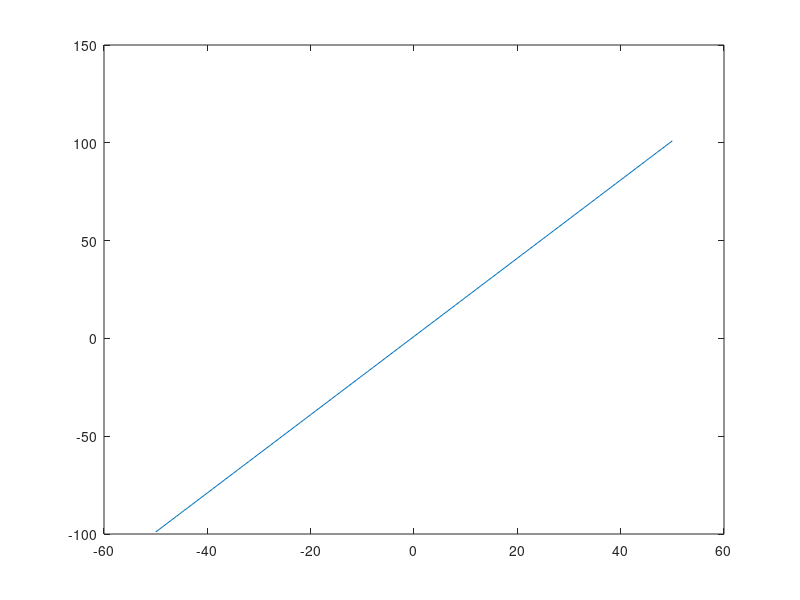

The MATLAB script that drew this image:
% Ocatve Script
% Title                :Otro tipo de funciones 
% Description          :Script para identificar otro tipo de funciones 
% Author               :Patricia Zaragoza Palma
% Date                 :20211125
% Version              :1
% Usege                :octave>cd /path/
%                      :octave>Otrotipodefuncion
%                      :Requiere aplicacion octave, usar su linea de comandos 
% Notes                :usar comandos 



clear
% Dominio de la Funcion 
x= -50:1:50
% Reglas de correspondencia (Funcion)
y= 2.*x+1
% Plotear funcion 
plot(x, y);